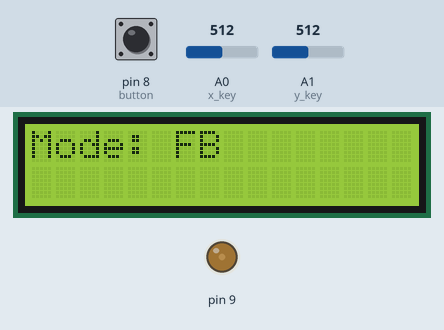
This sketch was run on a simulated Arduino Uno, built with avr-gcc and run on an emulated ATmega328P. Shown: 16×2 character LCD, output pins drawn as LEDs (lit = HIGH). Inputs (shaded band) come from the test bench; at power-on: pin 8 (button) HIGH, A0 (x_key) = 512, A1 (y_key) = 512. What the sketch prints to the serial monitor is not drawn.

Above: at 1.2 s.
1.3 s: pin 8 (button) pulled LOW for 3.2 s
At 4.8 s:
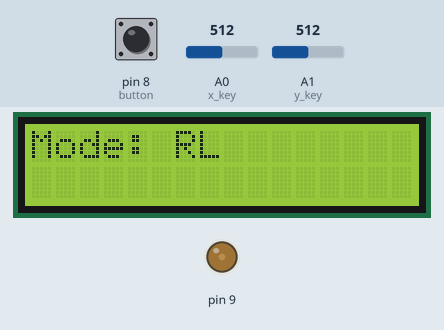
6.0 s: pin 8 (button) pulled LOW for 0.15 s
At 7.1 s:
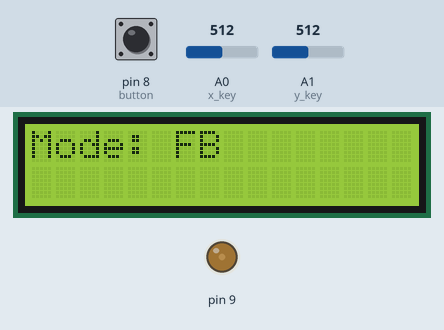
7.6 s: pin 8 (button) pulled LOW for 1 s
At 9.2 s:
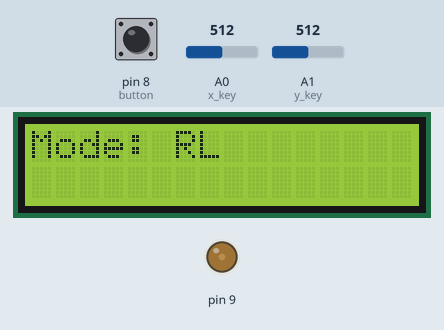
Timing chart, 0 to 10.7 s (numbered marks = the images above; inputs shaded):
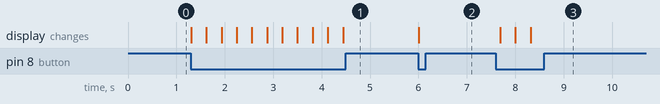

The sketch:

Controller_Code_HC-12.ino
```cpp
//LED PINS : ARDUINO PINS
// 1:GND - 2:5V - 3:9 - 4:7 - 5:GND - 6:6 - 11:5 - 12:4 - 13:3 - 14:2 - 15:220ohm:5V - 16:GND
//HC-12 Module : ARDUINO PINS
// VCC:3.3V - GND:GND -  RX:11 - TX:10
//JoyStick : ARDUINO PINS

#include <LiquidCrystal.h>
LiquidCrystal lcd(7,6,5,4,3,2);
#include <SoftwareSerial.h>
SoftwareSerial HC12(10, 11); // HC-12 TX Pin, HC-12 RX Pin


int Contrast = 50;

int X_pos;
int Y_pos;
int x_key = A0;
int y_key = A1;
int x_pos;
int y_pos;
int button = 8;
int mode = 0;

void setup ( ) {
Serial.begin (9600) ;
HC12.begin(9600);               // Serial port to HC12

lcd.begin(16,2);
analogWrite(9 , Contrast);

pinMode (button, INPUT);
pinMode (x_key, INPUT) ;
pinMode (y_key, INPUT) ;
digitalWrite(button, HIGH);

lcd.setCursor(0,0);
lcd.print("Mode: FB");
}

void loop ( ) {

X_pos = analogRead(x_key) ;
Y_pos = analogRead(y_key) ;

x_pos = map(X_pos, 0, 1024 , 0 , 17);
y_pos = map(Y_pos, 0, 1024 , 0 , 17);

int switchValue = digitalRead(button);

if (switchValue == 0)
{
  mode += 1;
//  HC12.println("m " + String(mode));
  if (mode%2 == 0)
  {
    lcd.setCursor(0,0);
    lcd.print("Mode: FB");
  }
  else if (mode%2 == 1)
  {
    lcd.setCursor(0,0);
    lcd.print("Mode: RL");
  }
  delay(200);
}
HC12.println("x" + String(x_pos) + "ey" + String(y_pos) + "em" + String(mode) +"e");
Serial.println("x" + String(x_pos) + "ey" + String(y_pos) + "em" + String(mode) +"e");
 delay(100);


}
```

Measured:
- after the input at 1.3 s, the display: changes at once (image 1)
- after the input at 6.0 s, the display: changes at once (image 2)
- after the input at 7.6 s, the display: changes after 0.09 s (image 3)
